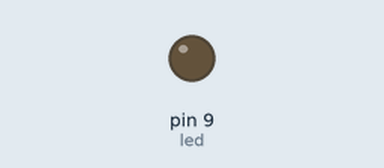
Recording of a sketch running on a simulated Arduino Uno, built with avr-gcc and run on an emulated ATmega328P. On the bench: output pins drawn as LEDs (lit = HIGH).

Above: at 0.05 s.
At 2.55 s:
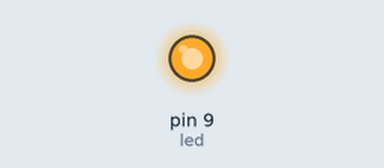
Timing chart, 0 to 6.4 s (numbered marks = the images above):
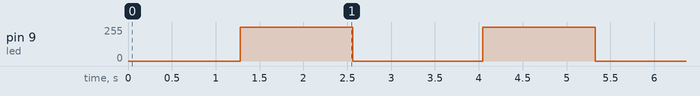

The sketch:

Fade_Led.ino
```cpp
// This program will make an LED fade-in and fade-out
// Change the switchSpeed variable value to change the speed of fading

int led = 9;  //the port number to which LED is connected
int switchSpeed = 1; //speed of fading

void setup(){
  pinMode(led, OUTPUT);
}

void loop(){
  for(int i=0; i<=255; i+=switchSpeed){
    analogWrite(led, i);
    delay(5);
  }
  for(int i=255; i>=0; i-=switchSpeed){
    analogWrite(led, i);
    delay(5);
  }
  delay(200);
}
```

Measured:
- by itself, pin 9 (led): repeats every 2.8 s: 0/255 1.5 s, 255/255 1.3 s
